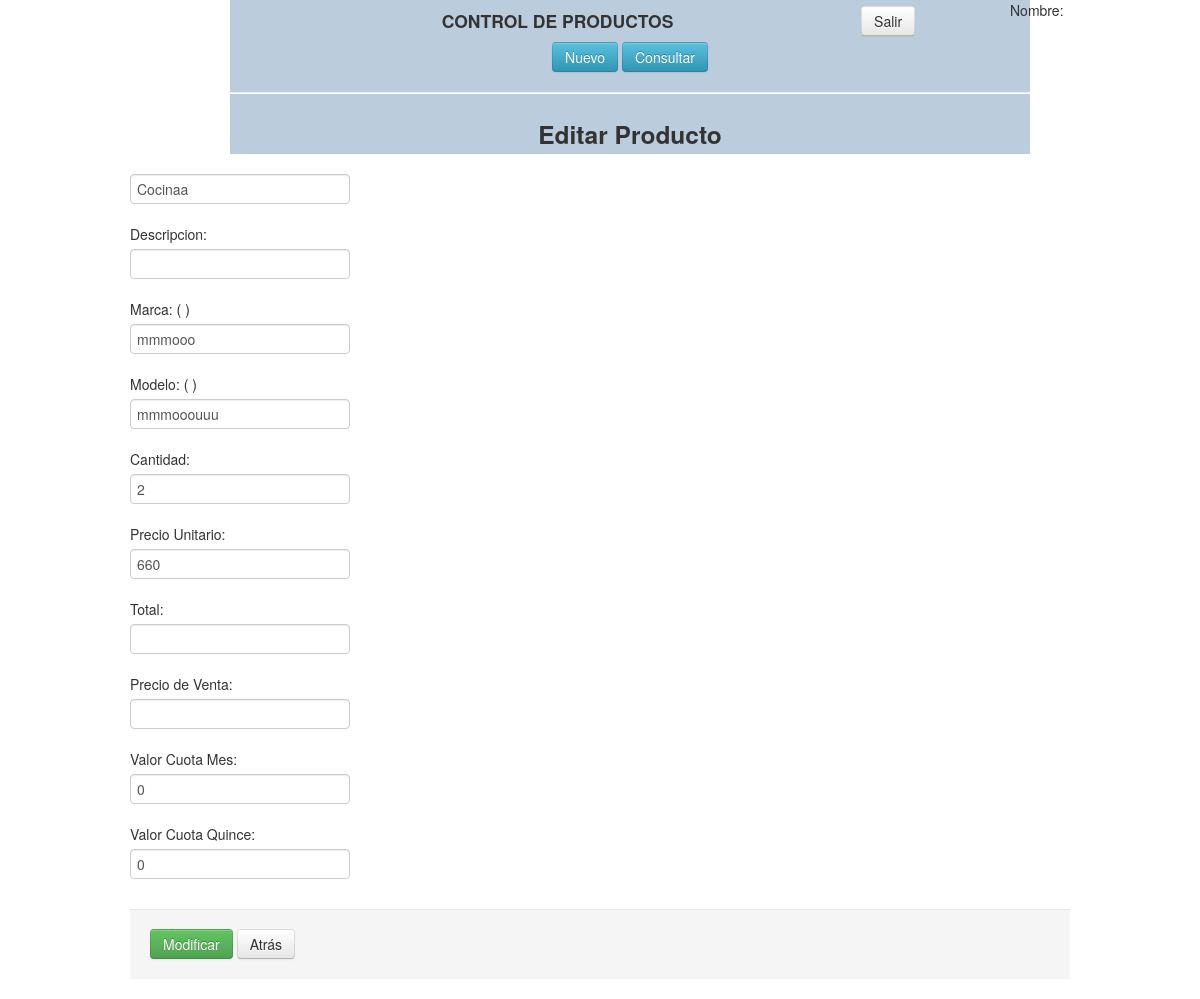
The app's page /raiz/productos/update.php?id=1 with its own data.
### tables this page shows
CREATE TABLE `productos` (
  `idproducto` int(11) NOT NULL AUTO_INCREMENT,
  `nombre` varchar(100) NOT NULL,
  `descripcion` varchar(150) NOT NULL,
  `marca` varchar(50) NOT NULL,
  `modelo` varchar(30) NOT NULL,
  `cantidad` float NOT NULL,
  `preciounitario` float NOT NULL,
  `total` float NOT NULL,
  `precioventa` float NOT NULL,
  `valorcuotames` float NOT NULL,
  `valorcuotaquince` float NOT NULL,
  PRIMARY KEY (`idproducto`)
);

### raiz/productos/update.php (the view, shortened to what this page needs)
<?php
	$id = null;
	if ( !empty($_GET['id'])) {
		$id = $_REQUEST['id'];
	}
	if (!empty($_POST)) {
	  	$nombre = $_POST['nombre'];
		$descripcion = $_POST['descripcion'];
		$marca = $_POST['marca'];
		$modelo = $_POST['modelo'];
		$cantidad = $_POST['cantidad'];
		$preciounitario = $_POST['preciounitario'];
		$total = $_POST['total'];
		$preciodeventa = $_POST['preciodeventa'];
		$valorcuotames = $_POST['valorcuotames'];
		$valorcuotaquince = $_POST['valorcuotaquince'];
	  	$valid = true;
		if (empty($nombre)) {
	 		$valid = false;
		}
	 	if ($valid) {
			$arr= array($nombre,$descripcion,$marca,$modelo,$cantidad,$preciounitario,$total,$preciodeventa,$valorcuotames,$valorcuotaquince);
			actualizar("productos","nombre=?,descripcion=?,marca=?,modelo=?,cantidad=?,preciounitario=?,total=?, preciodeventa=?,valorcuotames=?,valorcuotaquince=?, where idproducto = ?",$arr);
			$msg=1;
		}
	} else {
		$pdo = Database::connect();
		$pdo->setAttribute(PDO::ATTR_ERRMODE, PDO::ERRMODE_EXCEPTION);
		$sql = "SELECT * FROM productos where idproducto = ?";
		$q = $pdo->prepare($sql);
		$q->execute(array($id));
		$data = $q->fetch(PDO::FETCH_ASSOC);
	 	$nombre = $data['nombre'];
		$descripcion = $_POST['descripcion'];
		$marca = $data['marca'];
		$modelo = $data['modelo'];
		$cantidad = $data['cantidad'];
		$preciounitario = $data['preciounitario'];
		$total = $_POST['total'];
		$preciodeventa = $data['preciodeventa'];
		$valorcuotames = $data['valorcuotames'];
		$valorcuotaquince = $data['valorcuotaquince'];
	}
?>
<!DOCTYPE html>
<html lang="en">
<head>
    <link   href="../css/bootstrap.min.css" rel="stylesheet">
</head>
<body>
    <div class="container">
    			<div class="span10 offset1" align="center">
    				<div class="mmenu">
					<table width="750" >
						<tr>
						<td align="center"><H4>CONTROL DE PRODUCTOS</H4></td>
						 <td><a href="index.php"  class="btn">Salir</a></td>
						</tr>
					</table>
					<a href="create.php" alt="Nuevo Registro..." class="btn btn-info"> Nuevo</a>
					<a href="query.php" alt="Consultar Registros..." class="btn btn-info">Consultar</a>
					<hr>
				 <h3>Editar Producto</h3>
		    		</div>
					  </div>
					  <div class="control-group ">
					    <label class="control-label">Nombre:</label>
					    <div class="controls">
					      	<input name="nombre" type="text"  value="<?php echo  $nombre ;?>" required=true>
					    </div>
					  </div>
					   <div class="control-group">
					    <label class="control-label">Descripcion:</label>
					    <div class="controls">
					      	<input name="descripcion" type="text" size="30" value="<?php echo  $descripcion ;?>">
					    </div>
					  </div>
					   <div class="control-group">
					    <label class="control-label">Marca: ( <?php echo  $tipo; ?> )</label>
					    <div class="controls">
					      <input name="marca" type="text" size="30" value="<?php echo  $marca;?>">
					    </div>
					  </div>
					   <div class="control-group">
					    <label class="control-label">Modelo: ( <?php echo  $tipo; ?> )</label>
					    <div class="controls">
					      	<input name="modelo" type="text" size="30" value="<?php echo  $modelo ;?>">
					    </div>
					  </div>
					  <div class="control-group">
					    <label class="control-label">Cantidad:</label>
					    <div class="controls">
					      	<input name="cantidad" type="text" size="10" value="<?php echo  $cantidad ;?>">
					    </div>
					  </div>
					    <div class="control-group">
					    <label class="control-label">Precio Unitario:</label>
					    <div class="controls">
					      	<input name="preciounitario" type="text" size="10" value="<?php echo  $preciounitario ;?>">
					    </div>
					  </div>
					    <div class="control-group">
					    <label class="control-label">Total:</label>
					    <div class="controls">
					      	<input name="total" type="text" size="12" value="<?php echo  $total ;?>" >
					    </div>
					  </div>
					<div class="control-group">
					    <label class="control-label">Precio de Venta:</label>
					    <div class="controls">
					      	<input name="preciodeventa" type="text" size="12" value="<?php echo  $preciodeventa ;?>" >
					    </div>
					  </div>
					<div class="control-group">
					    <label class="control-label">Valor Cuota Mes:</label>
					    <div class="controls">
					      	<input name="valorcuotames" type="text" size="12" value="<?php echo  $valorcuotames ;?>" >
					    </div>
					  </div>
					<div class="control-group">
					    <label class="control-label">Valor Cuota Quince:</label>
					    <div class="controls">
					      	<input name="valorcuotaquince" type="text" size="12" value="<?php echo  $valorcuotaquince ;?>" >
					    </div>
					  </div>
					  <div class="form-actions">
						  <button type="submit" class="btn btn-success">Modificar</button>
						  <a class="btn" href="index.php">Atrás</a>
						</div>
				</div>
  </body>
</html>

### records on screen
productos: nombre "Cocinaa", marca "mmmooo", modelo "mmmooouuu", cantidad "2", preciounitario "660", valorcuotames "0", valorcuotaquince "0"
